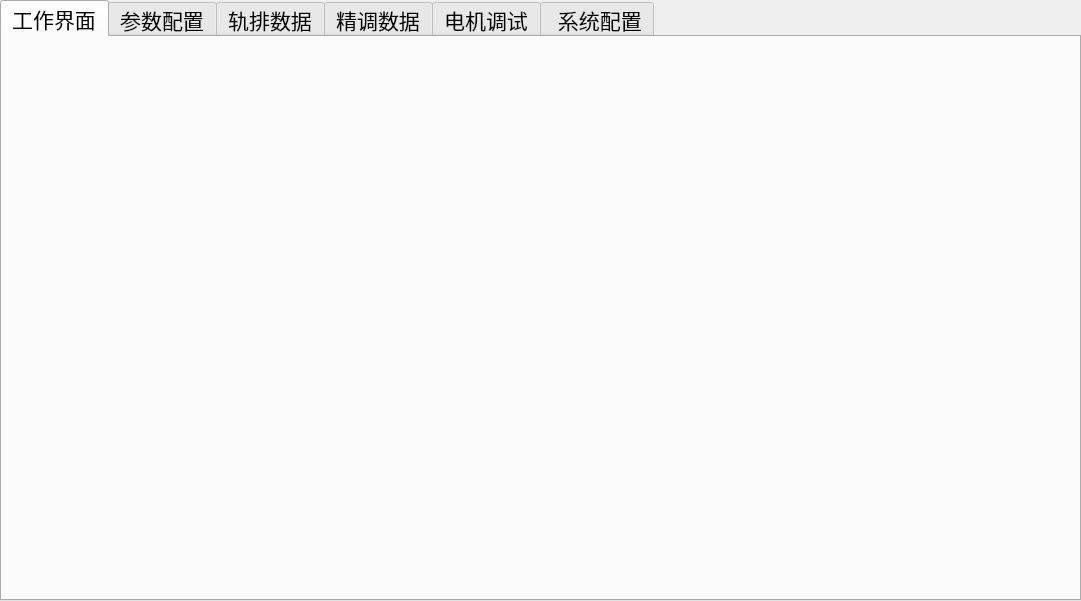
<?xml version="1.0" encoding="UTF-8"?>
<ui version="4.0">
 <class>MainWidget</class>
 <widget class="QWidget" name="MainWidget">
  <property name="geometry">
   <rect>
    <x>0</x>
    <y>0</y>
    <width>1081</width>
    <height>601</height>
   </rect>
  </property>
  <property name="windowTitle">
   <string>Form</string>
  </property>
  <layout class="QVBoxLayout" name="verticalLayout">
   <property name="spacing">
    <number>5</number>
   </property>
   <property name="leftMargin">
    <number>0</number>
   </property>
   <property name="topMargin">
    <number>0</number>
   </property>
   <property name="rightMargin">
    <number>0</number>
   </property>
   <property name="bottomMargin">
    <number>0</number>
   </property>
   <item>
    <widget class="QTabWidget" name="tabWidget">
     <property name="font">
      <font>
       <pointsize>16</pointsize>
      </font>
     </property>
     <property name="whatsThis">
      <string>&lt;html&gt;&lt;head/&gt;&lt;body&gt;&lt;p&gt;font: 75 10pt &amp;quot;微软雅黑 Light&amp;quot;;&lt;/p&gt;&lt;/body&gt;&lt;/html&gt;</string>
     </property>
     <property name="styleSheet">
      <string notr="true"/>
     </property>
     <property name="currentIndex">
      <number>0</number>
     </property>
     <widget class="QWidget" name="tab">
      <attribute name="title">
       <string>工作界面</string>
      </attribute>
      <layout class="QGridLayout" name="gridLayout_2">
       <property name="topMargin">
        <number>3</number>
       </property>
       <item row="0" column="0">
        <widget class="WorkForm" name="workWgt" native="true"/>
       </item>
      </layout>
     </widget>
     <widget class="QWidget" name="tab_2">
      <attribute name="title">
       <string>参数配置</string>
      </attribute>
      <layout class="QGridLayout" name="gridLayout_3">
       <property name="topMargin">
        <number>3</number>
       </property>
       <item row="0" column="0">
        <widget class="ConfigForm" name="ConfigWgt" native="true"/>
       </item>
      </layout>
     </widget>
     <widget class="QWidget" name="tab_3">
      <attribute name="title">
       <string>轨排数据</string>
      </attribute>
      <layout class="QGridLayout" name="gridLayout_5">
       <property name="topMargin">
        <number>3</number>
       </property>
       <item row="0" column="0">
        <widget class="DataForm" name="DataWgt" native="true"/>
       </item>
      </layout>
     </widget>
     <widget class="QWidget" name="tab_4">
      <attribute name="title">
       <string>精调数据</string>
      </attribute>
      <layout class="QGridLayout" name="gridLayout_4">
       <property name="topMargin">
        <number>3</number>
       </property>
       <item row="0" column="0">
        <widget class="TuingForm" name="TuingWgt" native="true"/>
       </item>
      </layout>
     </widget>
     <widget class="QWidget" name="tab_5">
      <attribute name="title">
       <string>电机调试</string>
      </attribute>
      <layout class="QHBoxLayout" name="horizontalLayout">
       <property name="topMargin">
        <number>3</number>
       </property>
       <item>
        <widget class="MultiPlcClientForm" name="widget" native="true"/>
       </item>
      </layout>
     </widget>
     <widget class="QWidget" name="tab_6">
      <attribute name="title">
       <string> 系统配置</string>
      </attribute>
      <layout class="QGridLayout" name="gridLayout">
       <property name="topMargin">
        <number>3</number>
       </property>
       <item row="0" column="0">
        <widget class="SystemConfigForm" name="SysCfgWgt" native="true"/>
       </item>
      </layout>
     </widget>
    </widget>
   </item>
  </layout>
 </widget>
 <customwidgets>
  <customwidget>
   <class>WorkForm</class>
   <extends>QWidget</extends>
   <header location="global">WorkForm.h</header>
   <container>1</container>
  </customwidget>
  <customwidget>
   <class>ConfigForm</class>
   <extends>QWidget</extends>
   <header location="global">configform.h</header>
   <container>1</container>
  </customwidget>
  <customwidget>
   <class>TuingForm</class>
   <extends>QWidget</extends>
   <header location="global">Tuingform.h</header>
   <container>1</container>
  </customwidget>
  <customwidget>
   <class>DataForm</class>
   <extends>QWidget</extends>
   <header location="global">dataform.h</header>
   <container>1</container>
  </customwidget>
  <customwidget>
   <class>MultiPlcClientForm</class>
   <extends>QWidget</extends>
   <header>multiplcclientform.h</header>
   <container>1</container>
  </customwidget>
  <customwidget>
   <class>SystemConfigForm</class>
   <extends>QWidget</extends>
   <header location="global">SystemConfigForm.h</header>
   <container>1</container>
  </customwidget>
 </customwidgets>
 <resources/>
 <connections/>
</ui>
